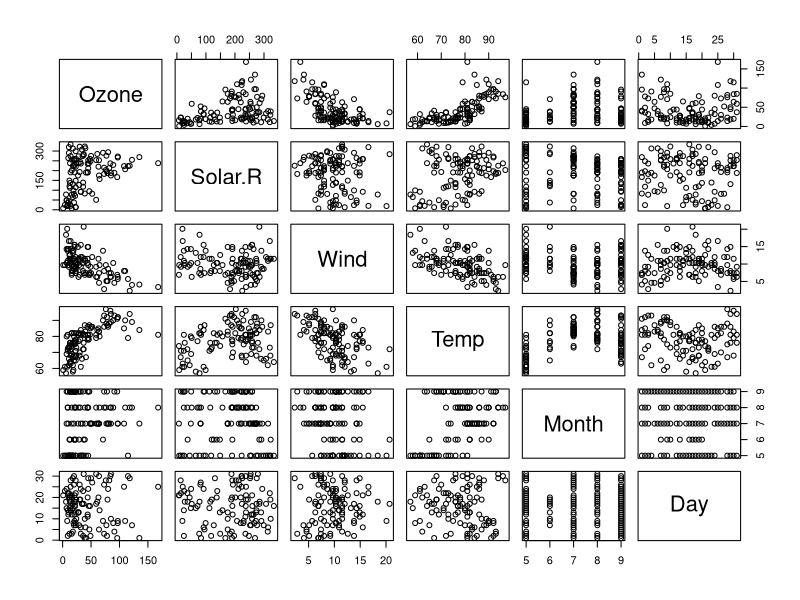
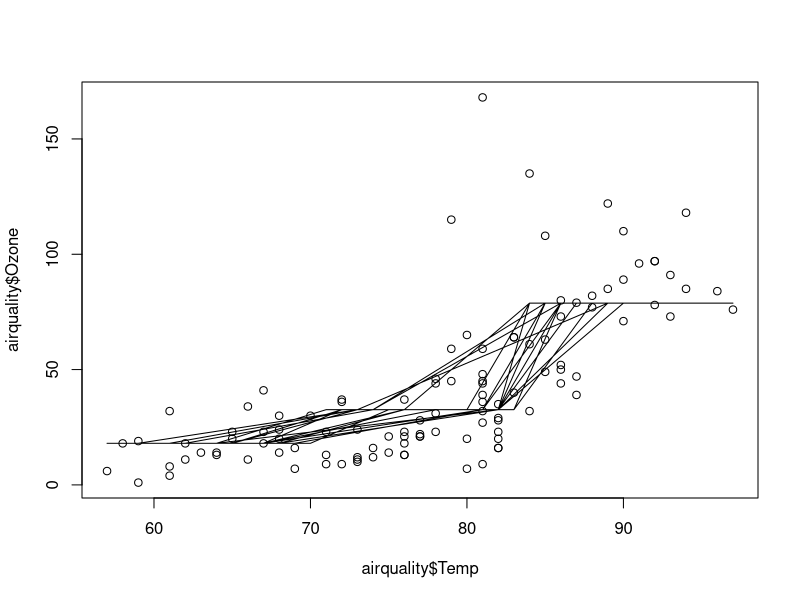
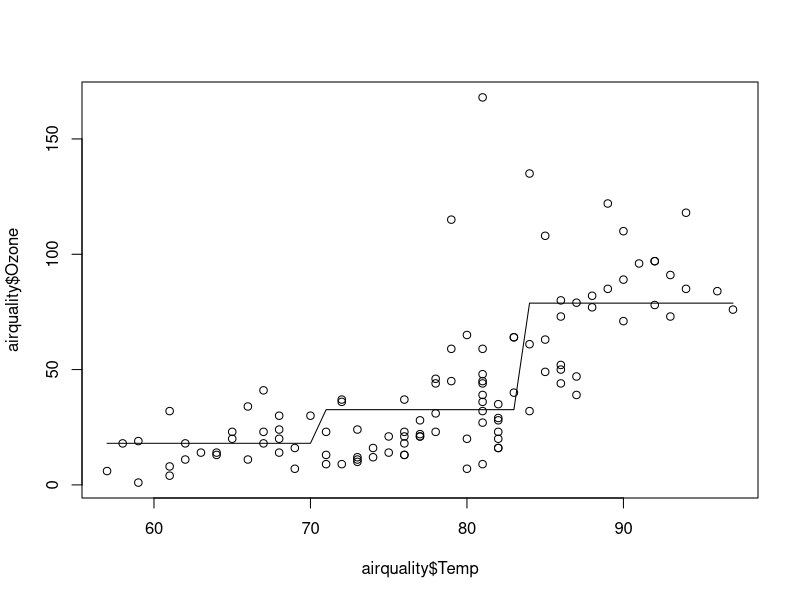
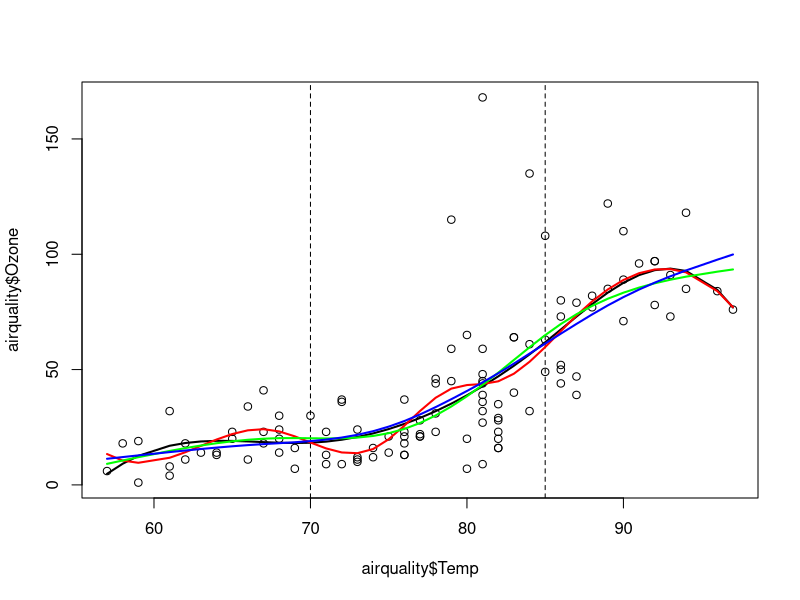
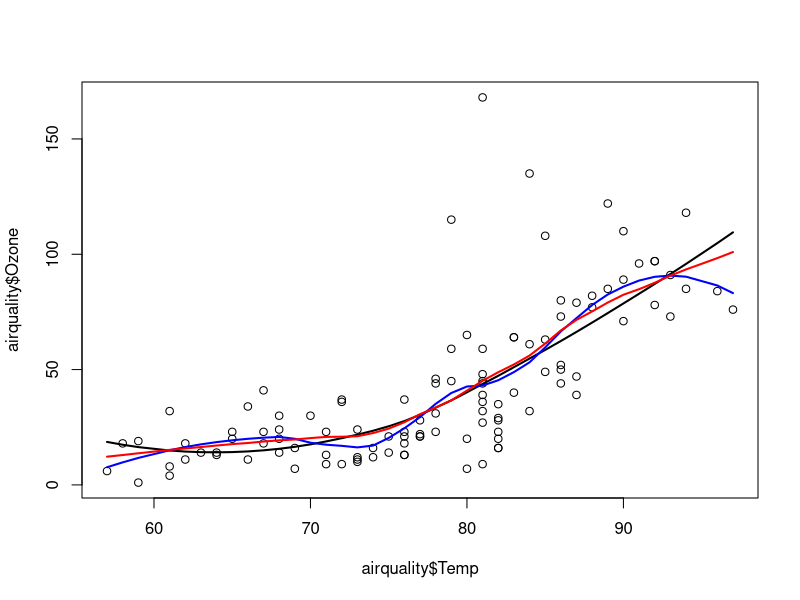
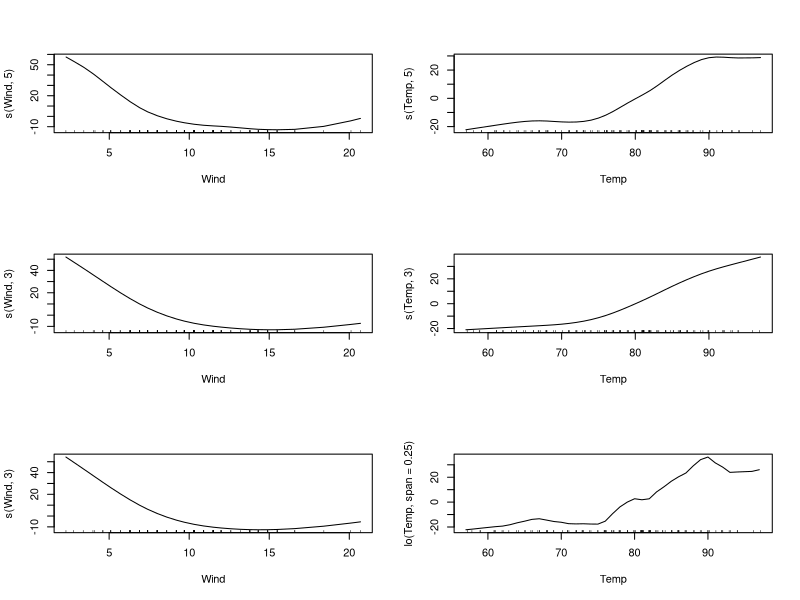

Recreate these plots in R, in order.
# Chapter 7 Code

# Step functions ---------------------------------------------------

data(airquality)
airquality <- na.omit(airquality)

pairs(airquality)

plot(airquality$Temp, airquality$Ozone)

table(cut(airquality$Temp ,3)) 

stepfit1 <- lm(Ozone ~ cut(Temp, 3), data = airquality)
coef(stepfit1)
steppred1 <- predict(stepfit1)
lines(airquality$Temp, steppred1)

stepdat1 <- data.frame(Temp = airquality$Temp, steppred1)
stepdat1 <- stepdat1[order(stepdat1$Temp), ]
plot(airquality$Temp, airquality$Ozone)
lines(stepdat1$Temp, stepdat1$steppred1)



# Splines ----------------------------------------------------------

library(splines)

plot(airquality$Temp, airquality$Ozone)

fit1 <- lm(Ozone ~ bs(Temp, knots = c(70, 85)), data = airquality)
pred1 <- predict(fit1)
dat1 <- data.frame(Temp = airquality$Temp, pred1)
dat1 <- dat1[order(dat1$Temp), ]
lines(dat1$Temp, dat1$pred1, type = "l", lwd = 2)
abline(v = 70, lty = 2)
abline(v = 85, lty = 2)

fit2 <- lm(Ozone ~ bs(Temp, df = 8), data = airquality)
pred2 <- predict(fit2)
dat2 <- data.frame(Temp = airquality$Temp, pred2)
dat2 <- dat2[order(dat2$Temp), ]
lines(dat2$Temp, dat2$pred2, type = "l", col = "red", lwd = 2)
attr(bs(airquality$Temp, df = 8), "knots")

fit3 <- lm(Ozone ~ ns(Temp, df = 5), data = airquality)
pred3 <- predict(fit3)
dat3 <- data.frame(Temp = airquality$Temp, pred3)
dat3 <- dat3[order(dat3$Temp), ]
lines(dat3$Temp, dat3$pred3, type = "l", col = "green", lwd = 2)

fit4 <- smooth.spline(airquality$Temp, airquality$Ozone) 
pred4 <- predict(fit4)
lines(pred4$x, pred4$y, col = "blue", lwd = 2)
fit4$df
fit4$spar


# Local regression --------------------------------------------------

plot(airquality$Temp, airquality$Ozone)

locfit1 <- loess(airquality$Ozone ~ airquality$Temp, span = 1)
predloc1 <- predict(locfit1)
locdat1 <- data.frame(Temp = airquality$Temp, predloc1)
locdat1 <- locdat1[order(locdat1$Temp), ]
lines(locdat1$Temp, locdat1$predloc1, lwd = 2)

locfit2 <- loess(airquality$Ozone ~ airquality$Temp, span = 0.5)
predloc2 <- predict(locfit2)
locdat2 <- data.frame(Temp = airquality$Temp, predloc2)
locdat2 <- locdat2[order(locdat2$Temp), ]
lines(locdat2$Temp, locdat2$predloc2, col = "blue", lwd = 2)

locfit3 <- loess(airquality$Ozone ~ airquality$Temp, span = 0.5, degree = 1)
predloc3 <- predict(locfit3)
locdat3 <- data.frame(Temp = airquality$Temp, predloc3)
locdat3 <- locdat3[order(locdat3$Temp), ]
lines(locdat3$Temp, locdat3$predloc3, col = "red", lwd = 2)


# GAM ---------------------------------------------------------------

library(gam)
par(mfrow = c(3,2))

gam1 <- gam(Ozone ~ s(Wind, 5) + s(Temp, 5), data = airquality)
plot(gam1)

gam2 <- gam(Ozone ~ s(Wind, 3) + s(Temp, 3), data = airquality)
plot(gam2)

gam3 <- gam(Ozone ~ s(Wind, 3) + lo(Temp, span = 0.25), data = airquality)
plot(gam3)

gam4 <- lm(Ozone ~ bs(Wind, 3) + ns(Temp, 3) + poly(Solar.R, 2), data = airquality)
summary(gam4)
